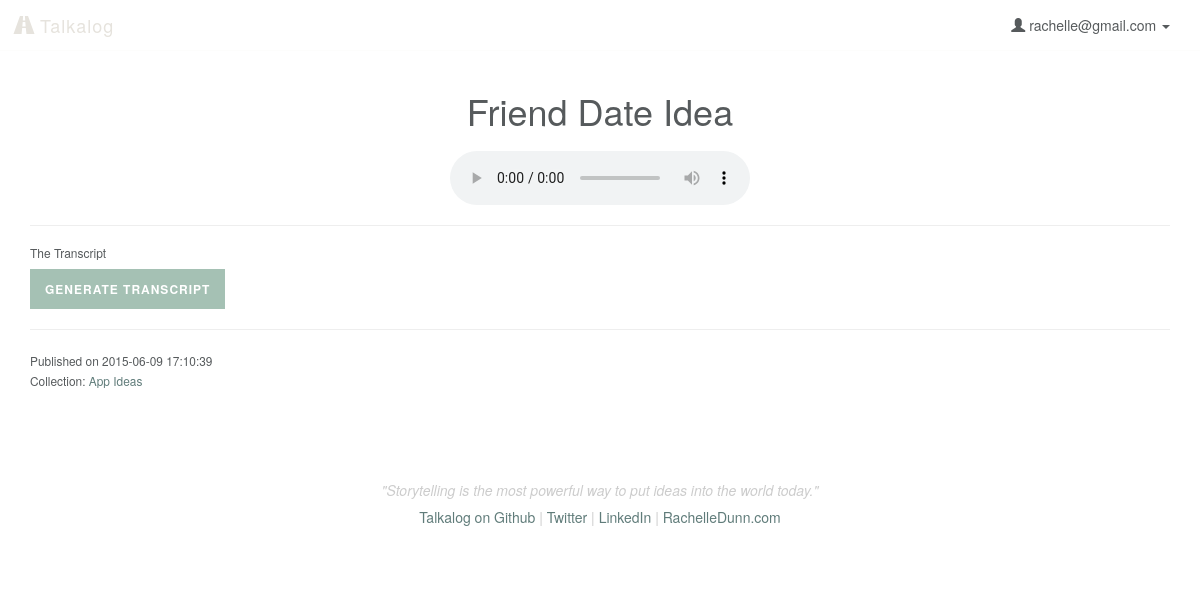
The page /listen/14 (signed in) on the database its author committed.
### model.py (models this page shows, shortened)
class User(db.Model):
    __tablename__ = "Users"
    id = db.Column(db.Integer, autoincrement=True, primary_key=True)
    email = db.Column(db.String(100), nullable=False)
    password = db.Column(db.String(50), nullable=False)
    first_name = db.Column(db.String(50), nullable=False)
    last_name = db.Column(db.String(50), nullable=False)
    tel = db.Column(db.String, nullable=False)

class Upload(db.Model):
    __tablename__ = "Uploads"
    id = db.Column(db.Integer, autoincrement=True, primary_key=True)
    user_id = db.Column(db.Integer, db.ForeignKey('Users.id'), nullable=False)
    title = db.Column(db.String, nullable=False, default=db.func.now())
    path = db.Column(db.String(50))
    mimetype = db.Column(db.String(50), default='wav') # wav, jpg, mp3
    datetime = db.Column(db.DateTime, default=db.func.now(), onupdate=db.func.now()) # set datetime to current timestamp
    transcript = db.Column(db.Text)
    user = db.relationship("User", backref=db.backref("uploads", order_by=id))

class CollectionsUploads(db.Model):
    __tablename__ = "CollectionsUploads"
    id = db.Column(db.Integer, autoincrement=True, primary_key=True)
    collection_id = db.Column(db.Integer, db.ForeignKey('Collections.id'), nullable=False)
    upload_id = db.Column(db.Integer, db.ForeignKey('Uploads.id'), nullable=False)
    collection = db.relationship("Collection", backref=db.backref("collectionsuploads", order_by=id))
    upload = db.relationship("Upload", backref=db.backref("collectionsuploads", order_by=id))
    def __repr__(self):
        return "<CollectionsUploads id: %s collection_id: %s upload_id: %s>" % (
        self.id, self.collection_id, self.upload_id)

class Collection(db.Model):
    __tablename__ = "Collections"
    id = db.Column(db.Integer, autoincrement=True, primary_key=True)
    user_id = db.Column(db.Integer, db.ForeignKey('Users.id'), nullable=False)
    title = db.Column(db.String, nullable=False, default='Untitled Collection')
    user = db.relationship("User", backref=db.backref("collections", order_by=id))
    def __repr__(self):
        return "<Collection id: %s user_id: %s title: %s>" % (
        self.id, self.user_id, self.title)

### server.py (the view)
@app.route('/listen/<int:id>')
def listen_audio(id):
	"""Show more information about the single user logged in."""
	if 'email' in session:
		user_email = session['email']
		user = User.query.filter_by(email=user_email).first()
		this_file = Upload.query.filter_by(id=id).first()
		cu = this_file.collectionsuploads
		print 'CollectionsUploads: ', cu
		collection = [cu.collection for cu in cu]
		print 'This is the parent collection: ', collection
		collect_users = []
		for c in collection:
			for i in c.collectionsusers:
				print 'what is i', i
				collect_users.append(i.user_id)
		if (this_file.user_id == user.id) or (user.id in collect_users):
			return render_template('listen.html', user=user, upload=this_file,
				upload_folder=UPLOAD_FOLDER)
		else:
			flash('You don\'t have access to view this page')
			return redirect('/')
	else:
		flash('You must be logged in to access this page.')
		return redirect('/')

### model.py (called while the page is built)
    def __repr__(self):
        return "<CollectionsUsers id: %s collection_id: %s user_id: %s>" % (
        self.id, self.collection_id, self.user_id)

### templates/listen.html (shortened to what this page needs)
{% extends 'base.html' %}
{% block imports %}
<link rel="stylesheet" href="/static/css/print.css" type="text/css" media="print"/>
{% endblock %}
{% block content %}
    <h1 id="upload-title" upload-id="{{ upload.id }}" class="text-center">{{ upload.title }}</h1>
    <audio controls>
        <source src="{{ upload_folder }}/{{ upload.path }}" type="audio/wav">
    </audio>
    <hr>
    <h6 id="transcript">The Transcript</h6>
    <div class="transcript-body lead">
    {% if upload.transcript %}
        {{ upload.transcript|safe }}
        <button type="button" class="button edit-transcript" data-toggle="modal" data-target="#myModal">Edit Transcript</button>
    {% else %}
        <button id="load" class="button">Generate Transcript</button>
    {% endif %}
    </div>
    <hr>
    <p><small>Published on {{ upload.datetime }}<br>
    {% if upload.collectionsuploads %}
        Collection:
        {% for uc in upload.collectionsuploads %}
            <a href="/collection/{{ uc.collection.id }}">{{ uc.collection.title }}</a>
        {% endfor %}
    {% endif %}
    </small></p>
{% endblock %}

### templates/base.html (shortened to what this page needs)
<!DOCTYPE html>
<html lang="en">
    <head>
        <link rel="stylesheet" href="https://maxcdn.bootstrapcdn.com/bootstrap/3.3.4/css/bootstrap.min.css">
        <link rel="stylesheet" href="/static/css/style.css"/>
        <link rel="stylesheet" href="https://ajax.googleapis.com/ajax/libs/jqueryui/1.11.4/themes/smoothness/jquery-ui.css"/>
        {% block imports %}{% endblock %}
    </head>
    <body>
        <nav class="navbar navbar-default">
            <div class="container-fluid">
                <div class="navbar-header">
                    <a class="navbar-brand" href="/"><span class="glyphicon glyphicon-road" aria-hidden="true"></span> Talkalog</a>
                </div>
                <div class="collapse navbar-collapse" id="bs-example-navbar-collapse-1">
                    <ul class="nav navbar-nav navbar-right">
                    {% if 'email' in session %}
                        <li class="dropdown">
                        <a href="#" class="dropdown-toggle" data-toggle="dropdown" role="button" aria-expanded="false"><span class="glyphicon glyphicon-user" aria-hidden="true"></span> {{ session['email'] }} <span class="caret"></span></a>
                        </li>
                    {% else %}
                        <li><a href="/login">Login</a></li>
                        <li><a href="/signup">Sign Up</a></li>
                    {% endif %}
                    </ul>
                </div>
            </div>
        </nav>
        <div class="container">
            {% block content %}{% endblock %}
        </div>
        <div class="container">
            <footer class="footer">
                <p>"Storytelling is the most powerful way to put ideas into the world today."</p>
                <h5><a href="http://github.com/rachelledunn/talkalog" target="_blank">Talkalog on Github</a> | <a href="http://twitter.com/rchdnn" target="_blank">Twitter</a> | <a href="http://linkedin.com/in/rachelledunn" target="_blank">LinkedIn</a> | <a href="http://rachelledunn.com/" target="_blank">RachelleDunn.com</a></h5>
            </footer>
        </div>
    </body>
</html>

### static/css/style.css (style rules this page uses)
body { background-color: #ffffff; color: #565a5c; }
a { color: #607c7a; -webkit-transition: color 0.1s linear 0s; -moz-transition: color 0.1s linear 0s; -o-transition: color 0.1s linear 0s; transition: color 0.1s linear 0s; }
.h1, .h2, .h3, .h4, .h5, h1, h2, h3, h4, h5 { font-weight: 200; }
.button { display: inline-block; text-decoration: none; border: none; height: 36px; line-height: 36px; color: #ffffff; background: #A5C1B4; -webkit-background-clip: padding-box; -moz-background-clip: padding; background-clip: padding-box; font-size: 1em; padding: 2px 15px; -webkit-transition: all 0.2s ease-out; -moz-transition: all 0.2s ease-out; -o-transition: all 0.2s ease-out; transition: all 0.2s ease-out; -webkit-box-sizing: content-box; -moz-box-sizing: content-box; box-sizing: content-box; cursor: pointer; zoom: 1; -webkit-backface-visibility: hidden; position: relative; text-transform: uppercase; letter-spacing: 1px; font-weight: 700; font-size: 12px; }
.navbar-default { border-radius: 0; border: none; background: transparent; border-bottom: 1px solid rgba(244, 243, 241, 0.2); }
.navbar-default .navbar-brand { font-weight: 200; letter-spacing: 1px; }
.navbar-default a, .navbar-default .navbar-brand, .navbar-default .navbar-nav > li > a { color: #565a5c; }
.footer { padding-top: 40px; padding-bottom: 40px; margin-top: 40px; text-align: center; color: #cccccc; }
.footer p { font-style: italic; }
audio { display: block; margin: 20px auto; }

### static/css/print.css (style rules this page uses)
.navbar, audio, .button, .footer, #transcript { display: none; }
.transcript-body { display: block; }

### rows shown on the page
User: email "rachelle@gmail.com"
Upload: title "Friend Date Idea", datetime "2015-06-09 17:10:39"
CollectionsUploads: collection "App Ideas"
